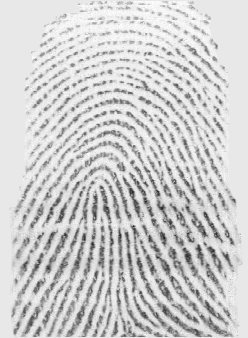
#> input picture Fingerprint/10_1.png, 248 x 338 px
$ python -i enhance.py   (imports and definitions only)   (older library calls are emulated)
#> lines starting #> are read from the running program, lines starting #| are printed output that depends on the picture; after the words box and inside, x2 and y2 are one past the last pixel; in counts of white or black regions, pixels touching at a corner belong together
# -*- coding: utf-8 -*-

import numpy as np
import cv2
import matplotlib.pylab as plt
import sys

from scipy import ndimage
from scipy import signal
import scipy
import scipy.ndimage

import math

def frequest(im,orientim,windsze,minWaveLength,maxWaveLength):
    rows,cols = np.shape(im)

    # Find mean orientation within the block. This is done by averaging the
    # sines and cosines of the doubled angles before reconstructing the
    # angle again.  This avoids wraparound problems at the origin.

    cosorient = np.mean(np.cos(2*orientim))
    sinorient = np.mean(np.sin(2*orientim))
    orient = math.atan2(sinorient,cosorient)/2

    # Rotate the image block so that the ridges are vertical

    #ROT_mat = cv2.getRotationMatrix2D((cols/2,rows/2),orient/np.pi*180 + 90,1)
    #rotim = cv2.warpAffine(im,ROT_mat,(cols,rows))
    rotim = scipy.ndimage.rotate(im,orient/np.pi*180 + 90,axes=(1,0),reshape = False,order = 3,mode = 'nearest')

    # Now crop the image so that the rotated image does not contain any
    # invalid regions.  This prevents the projection down the columns
    # from being mucked up.

    cropsze = int(np.fix(rows/np.sqrt(2)))
    offset = int(np.fix((rows-cropsze)/2))
    rotim = rotim[offset:offset+cropsze][:,offset:offset+cropsze]

    # Sum down the columns to get a projection of the grey values down
    # the ridges.

    proj = np.sum(rotim,axis = 0)
    dilation = scipy.ndimage.grey_dilation(proj, windsze,structure=np.ones(windsze))

    temp = np.abs(dilation - proj)

    peak_thresh = 2

    maxpts = (temp<peak_thresh) & (proj > np.mean(proj))
    maxind = np.where(maxpts)

    rows_maxind,cols_maxind = np.shape(maxind)

    # Determine the spatial frequency of the ridges by divinding the
    # distance between the 1st and last peaks by the (No of peaks-1). If no
    # peaks are detected, or the wavelength is outside the allowed bounds,
    # the frequency image is set to 0

    if(cols_maxind<2):
        freqim = np.zeros(im.shape)
    else:
        NoOfPeaks = cols_maxind
        waveLength = (maxind[0][cols_maxind-1] - maxind[0][0])/(NoOfPeaks - 1)
        if waveLength>=minWaveLength and waveLength<=maxWaveLength:
            freqim = 1/np.double(waveLength) * np.ones(im.shape)
        else:
            freqim = np.zeros(im.shape)

    return freqim

def ridge_freq(im, mask, orient, blksze, windsze,minWaveLength, maxWaveLength):
    rows,cols = im.shape
    freq = np.zeros((rows,cols))

    for r in range(0,rows-blksze,blksze):
        for c in range(0,cols-blksze,blksze):
            blkim = im[r:r+blksze][:,c:c+blksze]
            blkor = orient[r:r+blksze][:,c:c+blksze]

            freq[r:r+blksze][:,c:c+blksze] = frequest(blkim,blkor,windsze,minWaveLength,maxWaveLength)

    freq = freq*mask
    freq_1d = np.reshape(freq,(1,rows*cols))
    ind = np.where(freq_1d>0)

    ind = np.array(ind)
    ind = ind[1,:]

    non_zero_elems_in_freq = freq_1d[0][ind]

    meanfreq = np.mean(non_zero_elems_in_freq)
    medianfreq = np.median(non_zero_elems_in_freq)         # does not work properly
    return(freq,meanfreq)

def ridge_filter(im, orient, freq, kx, ky):
    angleInc = 3
    im = np.double(im)
    rows,cols = im.shape
    newim = np.zeros((rows,cols))

    freq_1d = np.reshape(freq,(1,rows*cols))
    ind = np.where(freq_1d>0)

    ind = np.array(ind)
    ind = ind[1,:]

    # Round the array of frequencies to the nearest 0.01 to reduce the
    # number of distinct frequencies we have to deal with.

    non_zero_elems_in_freq = freq_1d[0][ind]
    non_zero_elems_in_freq = np.double(np.round((non_zero_elems_in_freq*100)))/100

    unfreq = np.unique(non_zero_elems_in_freq)

    # Generate filters corresponding to these distinct frequencies and
    # orientations in 'angleInc' increments.

    sigmax = 1/unfreq[0]*kx
    sigmay = 1/unfreq[0]*ky

    sze = np.int(np.round(3*np.max([sigmax,sigmay])))

    x,y = np.meshgrid(np.linspace(-sze,sze,(2*sze + 1)),np.linspace(-sze,sze,(2*sze + 1)))

    reffilter = np.exp(-(( (np.power(x,2))/(sigmax*sigmax) + (np.power(y,2))/(sigmay*sigmay)))) * np.cos(2*np.pi*unfreq[0]*x) # this is the original gabor filter

    filt_rows, filt_cols = reffilter.shape

    gabor_filter = np.array(np.zeros((int(180/angleInc),filt_rows,filt_cols)))

    for o in range(0,int(180/angleInc)):

        # Generate rotated versions of the filter.  Note orientation
        # image provides orientation *along* the ridges, hence +90
        # degrees, and imrotate requires angles +ve anticlockwise, hence
        # the minus sign.

        rot_filt = scipy.ndimage.rotate(reffilter,-(o*angleInc + 90),reshape = False)
        gabor_filter[o] = rot_filt

    # Find indices of matrix points greater than maxsze from the image
    # boundary

    maxsze = int(sze)

    temp = freq>0;
    validr,validc = np.where(temp)

    temp1 = validr>maxsze
    temp2 = validr<rows - maxsze
    temp3 = validc>maxsze
    temp4 = validc<cols - maxsze

    final_temp = temp1 & temp2 & temp3 & temp4;

    finalind = np.where(final_temp)

    # Convert orientation matrix values from radians to an index value
    # that corresponds to round(degrees/angleInc)

    maxorientindex = np.round(180/angleInc)
    orientindex = np.round(orient/np.pi*180/angleInc)

    #do the filtering

    for i in range(0,rows):
        for j in range(0,cols):
            if(orientindex[i][j] < 1):
                orientindex[i][j] = orientindex[i][j] + maxorientindex
            if(orientindex[i][j] > maxorientindex):
                orientindex[i][j] = orientindex[i][j] - maxorientindex
    finalind_rows,finalind_cols = np.shape(finalind)
    sze = int(sze)
    for k in range(0,finalind_cols):
        r = validr[finalind[0][k]]
        c = validc[finalind[0][k]]

        img_block = im[r-sze:r+sze + 1][:,c-sze:c+sze + 1]

        newim[r][c] = np.sum(img_block * gabor_filter[int(orientindex[r][c]) - 1])

    return newim

def ridge_orient(im, gradientsigma, blocksigma, orientsmoothsigma):
    rows,cols = im.shape
    #Calculate image gradients.
    sze = np.fix(6*gradientsigma)
    if np.remainder(sze,2) == 0:
        sze = sze+1

    gauss = cv2.getGaussianKernel(np.int(sze),gradientsigma)
    f = gauss * gauss.T

    fy,fx = np.gradient(f)     #Gradient of Gaussian

    #Gx = ndimage.convolve(np.double(im),fx);
    #Gy = ndimage.convolve(np.double(im),fy);

    Gx = signal.convolve2d(im,fx,mode='same')
    Gy = signal.convolve2d(im,fy,mode='same')

    Gxx = np.power(Gx,2)
    Gyy = np.power(Gy,2)
    Gxy = Gx*Gy

    #Now smooth the covariance data to perform a weighted summation of the data.

    sze = np.fix(6*blocksigma)

    gauss = cv2.getGaussianKernel(np.int(sze),blocksigma)
    f = gauss * gauss.T

    Gxx = ndimage.convolve(Gxx,f)
    Gyy = ndimage.convolve(Gyy,f)
    Gxy = 2*ndimage.convolve(Gxy,f)

    # Analytic solution of principal direction
    denom = np.sqrt(np.power(Gxy,2) + np.power((Gxx - Gyy),2)) + np.finfo(float).eps

    sin2theta = Gxy/denom;            # Sine and cosine of doubled angles
    cos2theta = (Gxx-Gyy)/denom


    if orientsmoothsigma:
        sze = np.fix(6*orientsmoothsigma);
        if np.remainder(sze,2) == 0:
            sze = sze+1;
        gauss = cv2.getGaussianKernel(np.int(sze),orientsmoothsigma)
        f = gauss * gauss.T
        cos2theta = ndimage.convolve(cos2theta,f); # Smoothed sine and cosine of
        sin2theta = ndimage.convolve(sin2theta,f); # doubled angles

    orientim = np.pi/2 + np.arctan2(sin2theta,cos2theta)/2
    return orientim

def normalise(img,mean,std):
    normed = (img - np.mean(img))/(np.std(img))
    return normed

def ridge_segment(im,blksze,thresh):

    rows,cols = im.shape

    im = normalise(im,0,1)    # normalise to get zero mean and unit standard deviation

    new_rows =  np.int(blksze * np.ceil((np.float(rows))/(np.float(blksze))))
    new_cols =  np.int(blksze * np.ceil((np.float(cols))/(np.float(blksze))))

    padded_img = np.zeros((new_rows,new_cols))
    stddevim = np.zeros((new_rows,new_cols))

    padded_img[0:rows][:,0:cols] = im

    for i in range(0,new_rows,blksze):
        for j in range(0,new_cols,blksze):
            block = padded_img[i:i+blksze][:,j:j+blksze]

            stddevim[i:i+blksze][:,j:j+blksze] = np.std(block)*np.ones(block.shape)

    stddevim = stddevim[0:rows][:,0:cols]

    # cv2.imshow("window", stddevim)
    # cv2.waitKey(0)
    # cv2.destroyAllWindows()

    mask = stddevim > thresh

    mean_val = np.mean(im[mask])

    std_val = np.std(im[mask])

    normim = (im - mean_val)/(std_val)

    return(normim,mask)

def enhance_image(img):

# [9 lines of commented-out code are left out]

    if(len(img.shape)>2):
        img = cv2.cvtColor(img,cv2.COLOR_BGR2GRAY)
    blksze = 16
    thresh = 0.1
    normim,mask = ridge_segment(img,blksze,thresh)

    gradientsigma = 1
    blocksigma = 7
    orientsmoothsigma = 7
    orientim = ridge_orient(normim, gradientsigma, blocksigma, orientsmoothsigma)

    blksze = 38
    windsze = 5
    minWaveLength = 5
    maxWaveLength = 15
    freq,medfreq = ridge_freq(normim, mask, orientim, blksze, windsze, minWaveLength,maxWaveLength)    #find the overall frequency of ridges

    freq = medfreq*mask
    kx = 0.65
    ky = 0.65
    newim = ridge_filter(normim, orientim, freq, kx, ky)       # create gabor filter and do the actual filtering
    newim = newim < -3
    return newim
    # plt.imshow(np.asarray(newim),cmap='gray')
    # plt.show()

>>> import cv2
>>> picture = cv2.imread('10_1.png')
#> picture is the input picture: shape (338, 248, 3); min 28, max 255, mean 206.3
>>> result = enhance_image(picture)
#> after the loop in ridge_segment, `for i in range(0,new_rows,blksze):`:
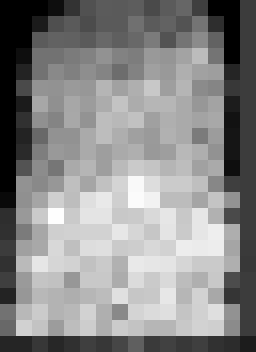
#> stddevim: shape (352, 256) float64; min 1.11e-16, max 1.4, mean 0.754; drawn with min black and max white
#> in ridge_segment, `mask = stddevim > thresh`:
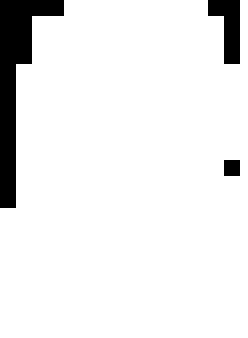
#> mask: shape (338, 248) bool; 92.4% white; 3 black regions, box (x1, y1, x2, y2) and area: (0, 0, 64, 208) 4864, (208, 0, 240, 64) 1280, (224, 160, 240, 176) 256
#> in ridge_segment, `mean_val = np.mean(im[mask])`: mean_val = -0.0537
#> in ridge_segment, `std_val = np.std(im[mask])`: std_val = 1.02
#> in ridge_orient, `rows,cols = im.shape`: rows = 338; cols = 248
#> in ridge_freq, `rows,cols = im.shape`: rows = 338; cols = 248
#> the loop in ridge_freq, `for r in range(0,rows-blksze,blksze):` made 8 passes
#> after the loop in ridge_freq, `for r in range(0,rows-blksze,blksze):`:
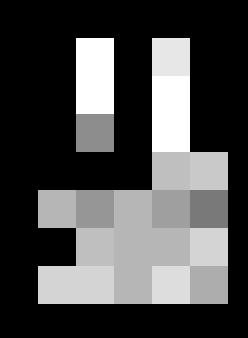
#> freq: shape (338, 248) float64; min 0, max 0.2, mean 0.0588; drawn with min black and max white
#> in ridge_freq, `ind = np.where(freq_1d>0)`: ind = 31704 positions, rows 0 to 0, columns 9500 to 75371
#> in ridge_freq, `meanfreq = np.mean(non_zero_elems_in_freq)`: meanfreq = 0.155
#> in ridge_freq, `medianfreq = np.median(non_zero_elems_in_freq)`: medianfreq = 0.15
#> in enhance_image, `freq,medfreq = ridge_freq(normim, mask, orientim, blksze, windsze, min..`: medfreq = 0.155
#> in ridge_filter, `rows,cols = im.shape`: rows = 338; cols = 248
#> in ridge_filter, `ind = np.where(freq_1d>0)`: ind = 77424 positions, rows 0 to 0, columns 64 to 83823
#> in ridge_filter, `unfreq = np.unique(non_zero_elems_in_freq)`: unfreq = [0.16]
#> in ridge_filter, `sigmax = 1/unfreq[0]*kx`: sigmax = 4.06
#> in ridge_filter, `sze = np.int(np.round(3*np.max([sigmax,sigmay])))`: sze = 12
#> in ridge_filter, `filt_rows, filt_cols = reffilter.shape`: filt_rows = 25
#> in ridge_filter, `maxsze = int(sze)`: maxsze = 12
#> after the loop in ridge_filter, `for i in range(0,rows):`:
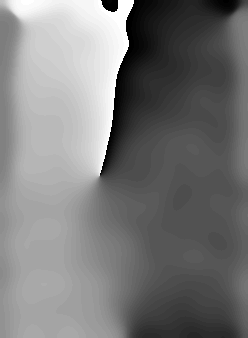
#> orientindex: shape (338, 248) float64; min 1, max 60, mean 29.2; drawn with min black and max white
#> in ridge_filter, `finalind_rows,finalind_cols = np.shape(finalind)`: finalind_rows = 1; finalind_cols = 67450
#> the loop in ridge_filter, `for k in range(0,finalind_cols):` made 67450 passes
#> pass 1, in ridge_filter, `img_block = im[r-sze:r+sze + 1][:,c-sze:c+sze + 1]`:
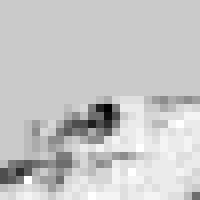
#> img_block: shape (25, 25) float64 (shown 8 times larger); min -1.24, max 1.18, mean 0.658; drawn with min black and max white
#> after the loop in ridge_filter, `for k in range(0,finalind_cols):`:
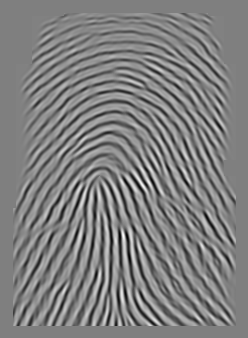
#> newim: shape (338, 248) float64; min -40.44, max 40.15, mean 0; drawn with min black and max white
#> in enhance_image, `newim = newim < -3`:
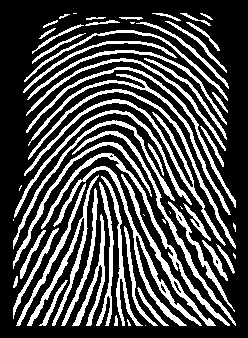
#> newim: shape (338, 248) bool; 28.8% white; 62 white regions (12 under 20 px), largest, box (x1, y1, x2, y2) and area: (53, 166, 202, 326) 1573, (24, 99, 226, 246) 1357, (41, 153, 230, 326) 1329

$ run again, on Fingerprint/10_2.png
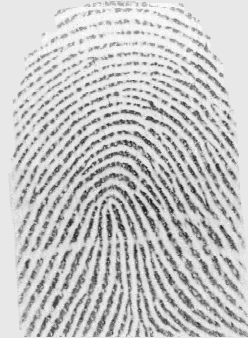
#> input picture Fingerprint/10_2.png, 248 x 338 px
#> picture is the input picture: shape (338, 248, 3); min 22, max 255, mean 197.5
#> mask: shape (338, 248) bool; 91.8% white; 4 black regions, box (x1, y1, x2, y2) and area: (0, 0, 48, 96) 2816, (192, 0, 240, 80) 2048, (0, 224, 16, 336) 1792, (0, 128, 16, 144) 256
#> mean_val = -0.0677
#> std_val = 1.02
#> in ridge_orient, `rows,cols = im.shape`: rows = 338; cols = 248
#> in ridge_freq, `rows,cols = im.shape`: rows = 338; cols = 248
#> the loop in ridge_freq, `for r in range(0,rows-blksze,blksze):` made 8 passes
#> in ridge_freq, `ind = np.where(freq_1d>0)`: ind = 30324 positions, rows 0 to 0, columns 9500 to 75333
#> meanfreq = 0.166
#> medianfreq = 0.182
#> medfreq = 0.166
#> in ridge_filter, `rows,cols = im.shape`: rows = 338; cols = 248
#> in ridge_filter, `ind = np.where(freq_1d>0)`: ind = 76912 positions, rows 0 to 0, columns 48 to 83823
#> unfreq = [0.17]
#> sigmax = 3.82
#> sze = 11
#> filt_rows = 23
#> maxsze = 11
#> after the loop in ridge_filter, `for i in range(0,rows):`:
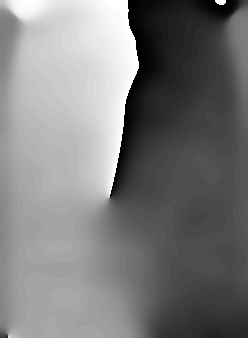
#> orientindex: shape (338, 248) float64; min 1, max 60, mean 29.7; drawn with min black and max white
#> finalind_rows = 1; finalind_cols = 67899
#> in enhance_image, `newim = newim < -3`:
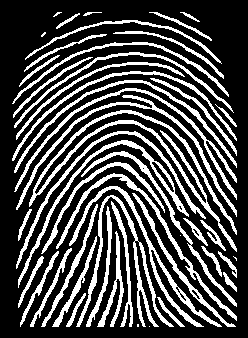
#> newim: shape (338, 248) bool; 28.7% white; 49 white regions (6 under 20 px), largest, box (x1, y1, x2, y2) and area: (29, 110, 237, 252) 2361, (76, 195, 174, 327) 1442, (69, 186, 222, 327) 1391

$ run again, on Fingerprint/10_3.png
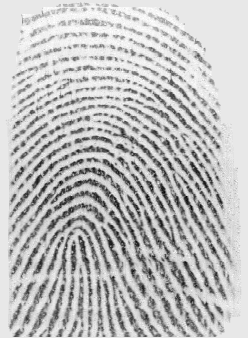
#> input picture Fingerprint/10_3.png, 248 x 338 px
#> picture is the input picture: shape (338, 248, 3); min 4, max 255, mean 191.5
#> mask: shape (338, 248) bool; 93.6% white; 3 black regions, box (x1, y1, x2, y2) and area: (176, 0, 240, 128) 3840, (0, 0, 32, 64) 1280, (224, 320, 240, 336) 256
#> mean_val = -0.0547
#> std_val = 1.01
#> in ridge_orient, `rows,cols = im.shape`: rows = 338; cols = 248
#> in ridge_freq, `rows,cols = im.shape`: rows = 338; cols = 248
#> the loop in ridge_freq, `for r in range(0,rows-blksze,blksze):` made 8 passes
#> in ridge_freq, `ind = np.where(freq_1d>0)`: ind = 33004 positions, rows 0 to 0, columns 19038 to 75371
#> meanfreq = 0.15
#> in ridge_filter, `rows,cols = im.shape`: rows = 338; cols = 248
#> in ridge_filter, `ind = np.where(freq_1d>0)`: ind = 78448 positions, rows 0 to 0, columns 32 to 83823
#> unfreq = [0.15]
#> sigmax = 4.33
#> sze = 13
#> filt_rows = 27
#> maxsze = 13
#> after the loop in ridge_filter, `for i in range(0,rows):`:
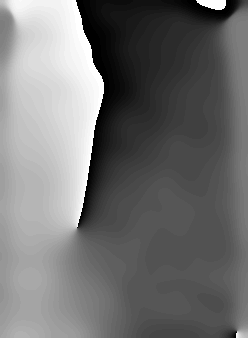
#> orientindex: shape (338, 248) float64; min 1, max 60, mean 27.3; drawn with min black and max white
#> finalind_rows = 1; finalind_cols = 66170
#> in enhance_image, `newim = newim < -3`:
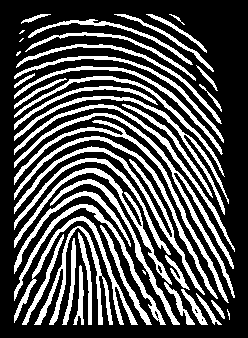
#> newim: shape (338, 248) bool; 31.1% white; 44 white regions (5 under 20 px), largest, box (x1, y1, x2, y2) and area: (14, 113, 235, 298) 1753, (14, 146, 205, 295) 1521, (14, 120, 229, 303) 1459
